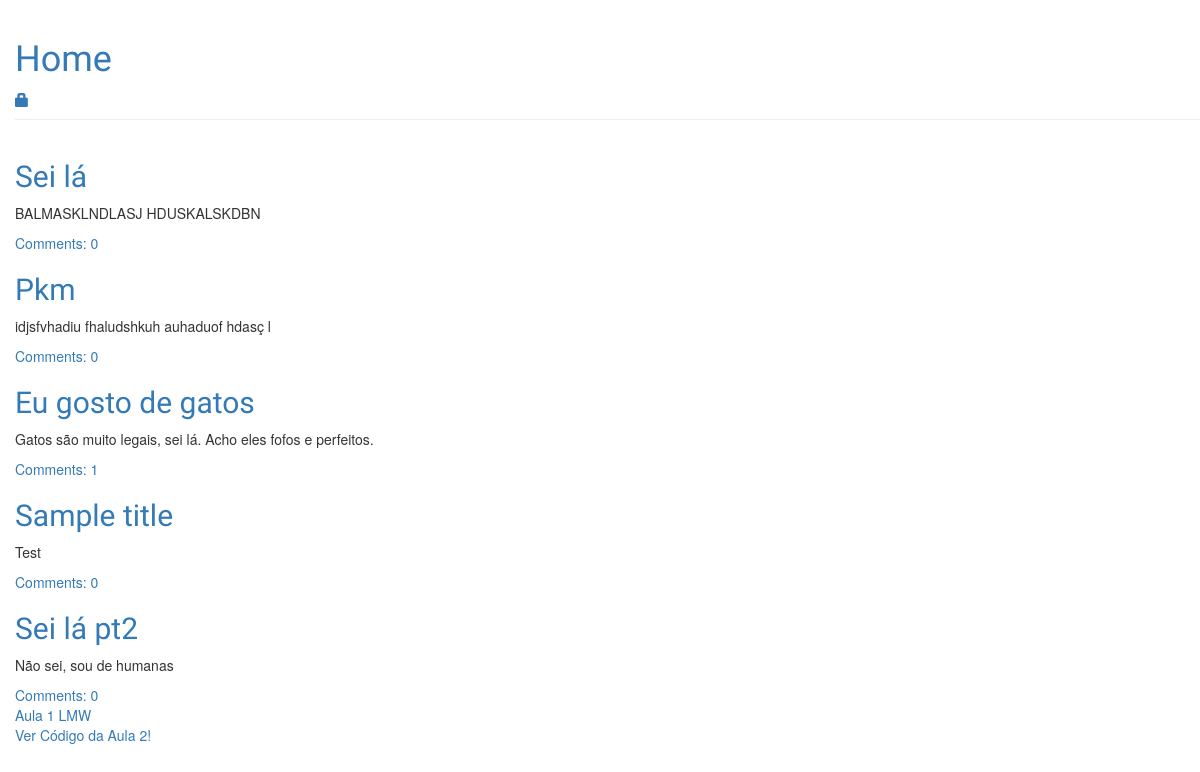
The page / on the database its author committed.
### blog/models.py (models this page shows, shortened)
class Post(models.Model):
    author = models.ForeignKey(settings.AUTH_USER_MODEL, on_delete=models.CASCADE)
    title = models.CharField(max_length=200)
    text = models.TextField()
    created_date = models.DateTimeField(default=timezone.now)
    published_date = models.DateTimeField(blank=True, null=True)

### blog/views.py (the view)
# urls.py: path('', views.post_list, name='post_list'),
def post_list(request):
    posts = Post.objects.filter(published_date__lte=timezone.now()).order_by('published_date')
    return render(request, 'blog/post_list.html', {'posts': posts})

### blog/templates/blog/post_list.html
{% extends 'blog/base.html' %}
{% block content %}
    {% for post in posts %}
        <div>
            <h2><a href="{% url 'post_detail' pk=post.pk %}">{{ post.title }}</a></h2>
        <p> {{post.text|linebreaksbr }} </p>
        <a href="{% url 'post_detail' pk=post.pk %}">Comments: {{ post.comments.count }}</a>
        </div>
    {% endfor %}
{% endblock %}

### blog/static/css/blog.css (style rules this page uses)
h1, h2 { color: #50e1fb; font-family: 'Lobster'; }
body { padding-left: 15px; }

### rows shown on the page
Post: title "Sei lá", text "BALMASKLNDLASJ HDUSKALSKDBN", comments.count "0"
Post: title "Pkm", text "idjsfvhadiu fhaludshkuh auhaduof hdasç l", comments.count "0"
Post: title "Eu gosto de gatos", text "Gatos são muito legais, sei lá. Acho eles fofos e perfeitos.", comments.count "1"
Post: title "Sample title", text "Test", comments.count "0"
Post: title "Sei lá pt2", text "Não sei, sou de humanas", comments.count "0"
